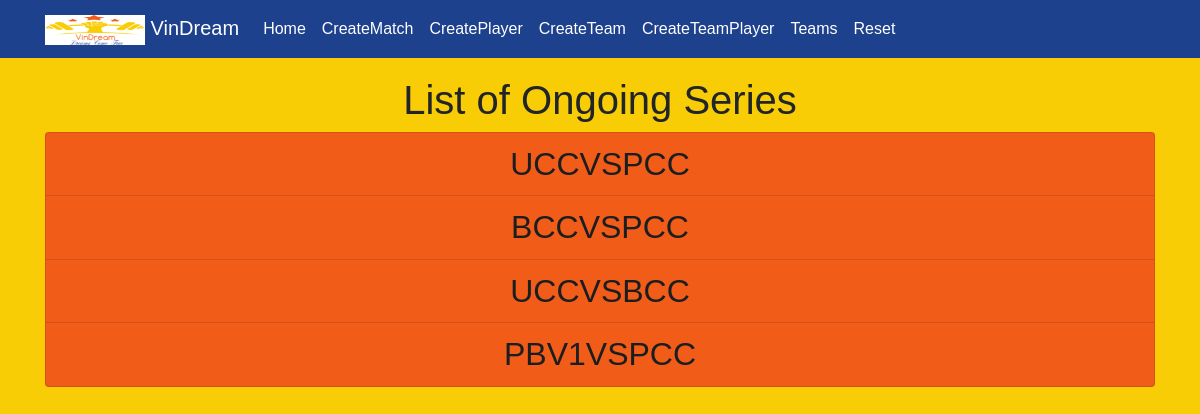
Before: / with the older database file.
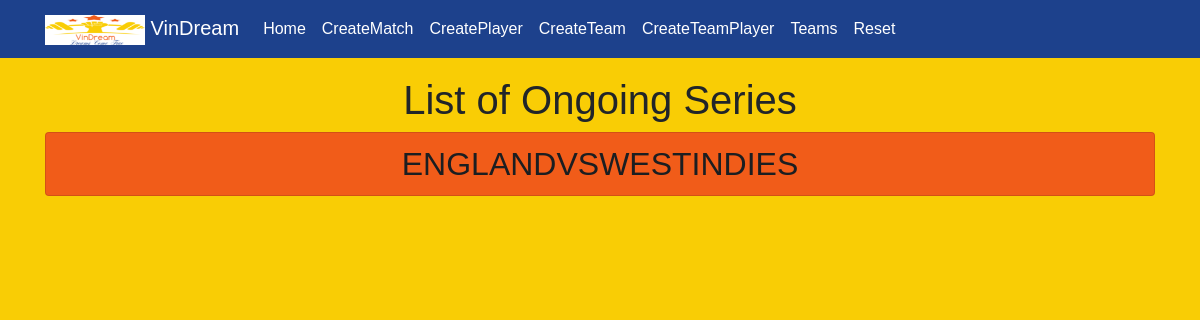
After: the same page with the newer database file.
### TeamPicker/models.py (models this page shows, shortened)
class Series(models.Model):
    Match = models.CharField(max_length=264, unique=True)
    WinningChance = models.CharField(max_length=264, choices=[
                                            ('Team1', 'Team1'),
                                            ('Team2', 'Team2')
                                            ],
                                            default="Team1")

### TeamPicker/views.py (the view)
# urls.py: path('', views.SeriesListView.as_view(), name='index'),
class SeriesListView(ListView):
    model = Series

### TeamPicker/templates/TeamPicker/series_list.html (shortened to what this page needs)
{% extends 'TeamPicker/TeamPicker_base.html' %}
{% block body_block %}
<h1>
  List of Ongoing Series
</h1>
<h2>
  <div class="list-group">
    {% for i in series_list %}
    <a style="background:rgb(241, 92,25)" href="{{ i.id }}" class="list-group-item list-group-item-action list-group-item-dark">
    {{ i.Match }}
    </a>
    {% endfor %}
  </div>
</h2>
{% endblock %}

Changed rows visible on the page:
removed Series: Match "UCCVSPCC"
removed Series: Match "BCCVSPCC"
removed Series: Match "UCCVSBCC"
removed Series: Match "PBV1VSPCC"
added Series: Match "ENGLANDVSWESTINDIES"
